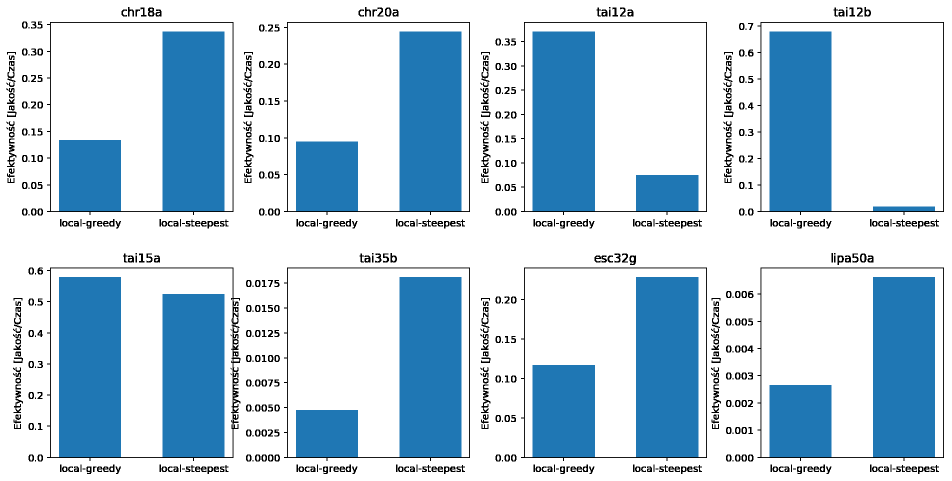
#> input picture effectiveness.png, 1904 x 962 px (shown at 1/2 size)
$ python -i quality_vs_similarity.py   (imports and definitions only)
#> lines starting #> are read from the running program, lines starting #| are printed output that depends on the picture
import matplotlib.pyplot as plt
import numpy as np
import re

from helpers import quality
from config import chart_size, chart_dpi


def similarity_percentage(solution, optimal):
    count = 0

    for s_el, o_el in zip(solution, optimal):
        if s_el == o_el:
            count += 1

    return count / len(solution)


def get_optimum(file):
    with open(file, 'r') as fh:
        data = fh.read()

    return parse_optimal_solution(data)


def get_results(file):
    with open(file, 'r') as fh:
        data = fh.read()

    data = re.sub(' +', ' ', data).split('\n')

    optimal_result = int(data[0].split(' ')[1])
    optimal_perm = data[1].split(' ')

    return optimal_result, optimal_perm


def parse_optimal_solution(data):
    data = re.sub(' +', ' ', data).split('\n')

    optimal_result = int(data[0].split(' ')[2])
    optimal_perm = data[1].strip().split(' ')

    return optimal_result, optimal_perm


algs = {
    'local-greedy-solver': {
        'label': 'LG',
        'color': 'g'
    },
    'local-steepest-solver': {
        'label': 'LS',
        'color': 'y'
    },
    'heuristic-solver': {
        'label': 'HS',
        'color': 'm'
    },
    'random-solver': {
        'label': 'RS',
        'color': 'k'
    },
    'simulated-annealing': {
        'label': 'SA',
        'color': 'b'
    },
    'taboo': {
        'label': 'TS',
        'color': 'r'
    }
}

problem_markers = {
    'chr18a': '*',
    'chr20a': '^'
}

selected_problems = ['chr18a', 'chr20a']
size = 300
# [1 line not run here, left out]

x = np.arange(1, 301, 1)

# [26 lines not run here, left out]

>>> import cv2
>>> picture = cv2.imread('../effectiveness.png', cv2.IMREAD_GRAYSCALE)
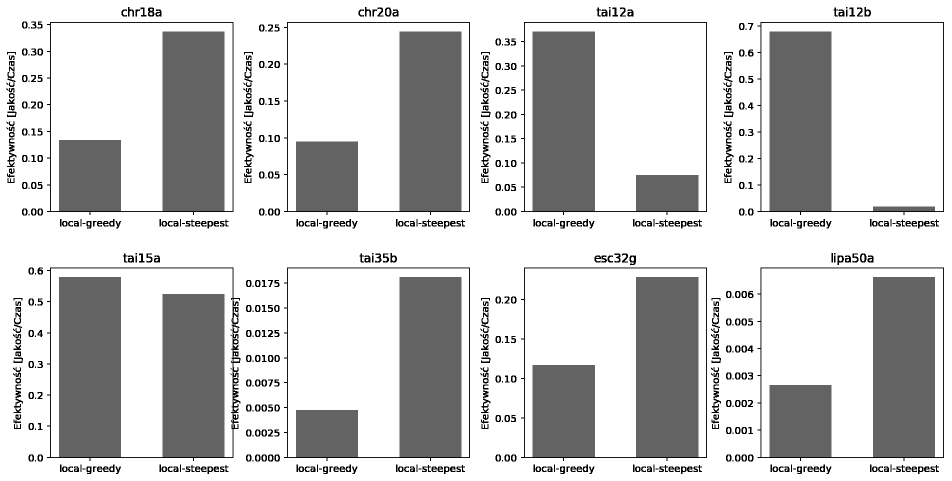
#> picture: shape (962, 1904) (shown at 1/2 size); min 0, max 255, mean 202.9
#> (the run stopped early here; a loop or call above may not have finished)

$ run again, on quality.png
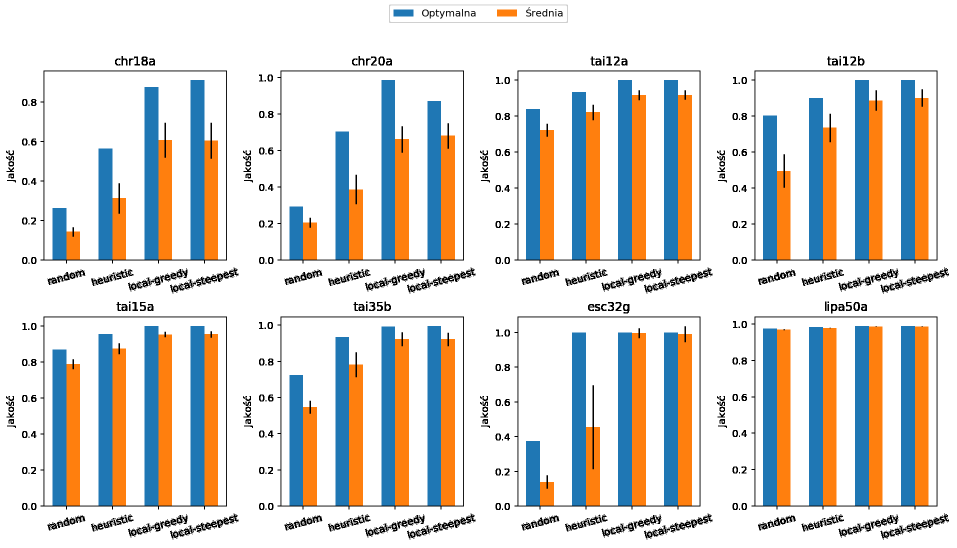
#> input picture quality.png, 1914 x 1095 px (shown at 1/2 size)
#> `picture = cv2.imread('../effectiveness.png', cv2.IMREAD_GRAYSCALE)`:
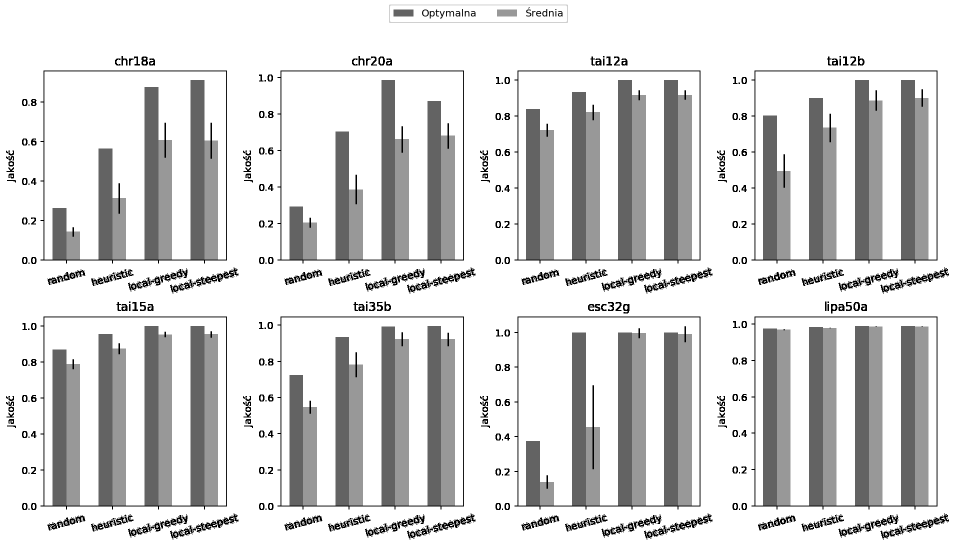
#> picture: shape (1095, 1914) (shown at 1/2 size); min 0, max 255, mean 213.8

$ run again, on steps.png
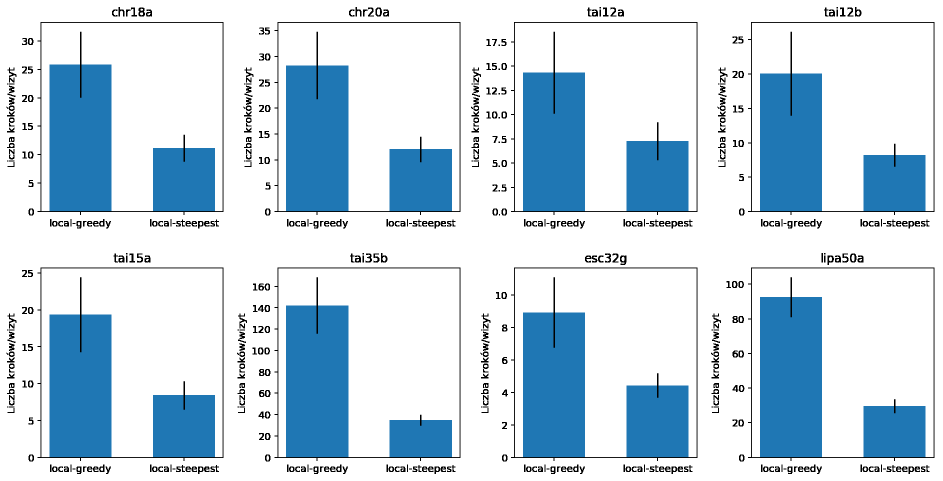
#> input picture steps.png, 1885 x 962 px (shown at 1/2 size)
#> `picture = cv2.imread('../effectiveness.png', cv2.IMREAD_GRAYSCALE)`:
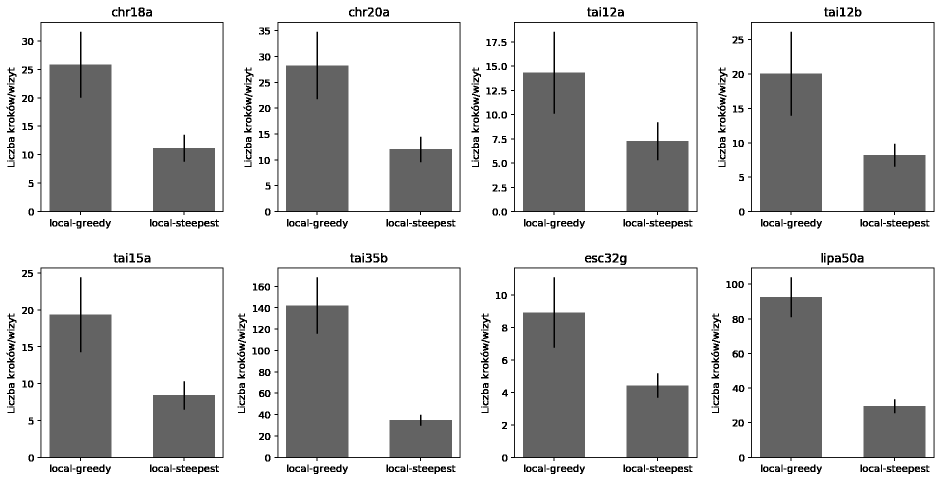
#> picture: shape (962, 1885) (shown at 1/2 size); min 0, max 255, mean 211.1

$ run again, on time.png
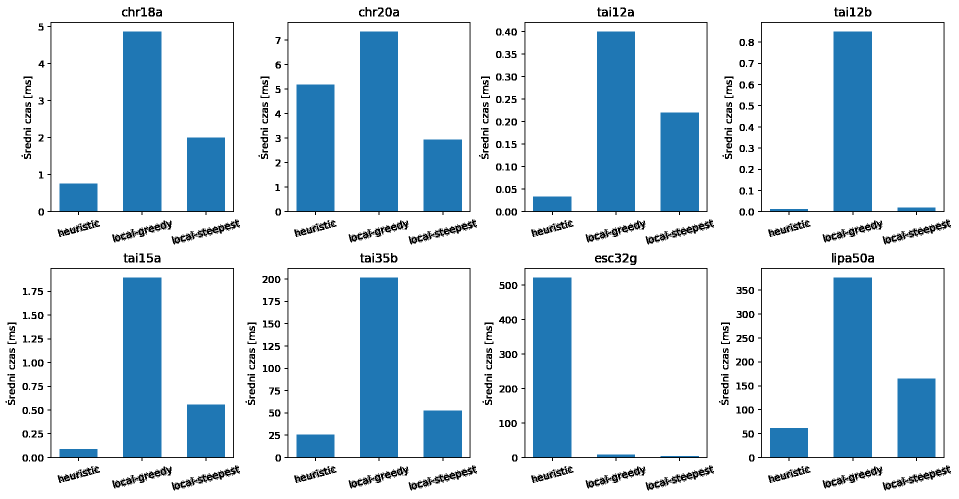
#> input picture time.png, 1917 x 998 px (shown at 1/2 size)
#> `picture = cv2.imread('../effectiveness.png', cv2.IMREAD_GRAYSCALE)`:
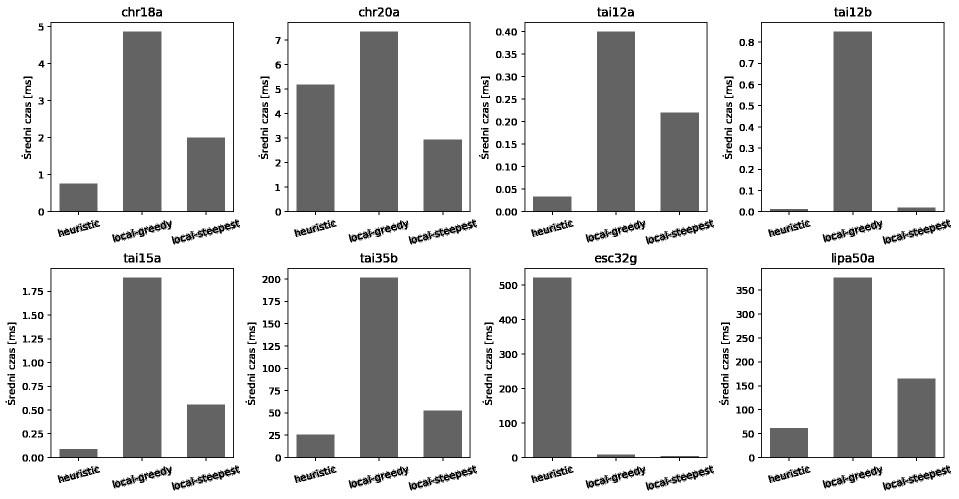
#> picture: shape (998, 1917) (shown at 1/2 size); min 0, max 255, mean 219.1
